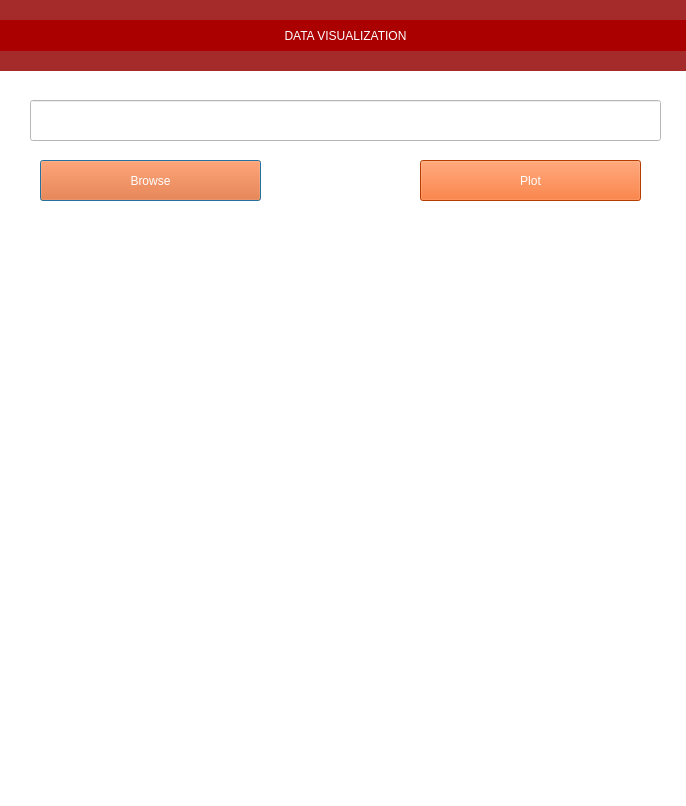
<?xml version="1.0" encoding="UTF-8"?>
<ui version="4.0">
 <class>Dialog</class>
 <widget class="QDialog" name="Dialog">
  <property name="geometry">
   <rect>
    <x>0</x>
    <y>0</y>
    <width>686</width>
    <height>806</height>
   </rect>
  </property>
  <property name="windowTitle">
   <string>Dialog</string>
  </property>
  <property name="styleSheet">
   <string notr="true">background-color: rgb(255, 255, 255);</string>
  </property>
  <widget class="QLabel" name="label">
   <property name="geometry">
    <rect>
     <x>0</x>
     <y>0</y>
     <width>701</width>
     <height>71</height>
    </rect>
   </property>
   <property name="styleSheet">
    <string notr="true">background-color:brown;</string>
   </property>
   <property name="text">
    <string/>
   </property>
  </widget>
  <widget class="QLabel" name="label_2">
   <property name="geometry">
    <rect>
     <x>0</x>
     <y>20</y>
     <width>691</width>
     <height>31</height>
    </rect>
   </property>
   <property name="styleSheet">
    <string notr="true">color:white;
background-color: rgb(170, 0, 0);
font: 75 20pt &quot;MS Shell Dlg 2&quot;;</string>
   </property>
   <property name="text">
    <string>DATA VISUALIZATION</string>
   </property>
   <property name="alignment">
    <set>Qt::AlignCenter</set>
   </property>
  </widget>
  <widget class="QLineEdit" name="inputfile">
   <property name="geometry">
    <rect>
     <x>30</x>
     <y>100</y>
     <width>631</width>
     <height>41</height>
    </rect>
   </property>
  </widget>
  <widget class="QPushButton" name="Browse">
   <property name="geometry">
    <rect>
     <x>40</x>
     <y>160</y>
     <width>221</width>
     <height>41</height>
    </rect>
   </property>
   <property name="styleSheet">
    <string notr="true">background-color: rgb(0, 0, 255);
background-color: rgb(255, 85, 0);
font: 75 22pt &quot;MS Sans Serif&quot;;
color: rgb(255, 255, 255);</string>
   </property>
   <property name="text">
    <string>Browse</string>
   </property>
  </widget>
  <widget class="QPushButton" name="Visualize">
   <property name="geometry">
    <rect>
     <x>420</x>
     <y>160</y>
     <width>221</width>
     <height>41</height>
    </rect>
   </property>
   <property name="styleSheet">
    <string notr="true">background-color: rgb(255, 85, 0);
font: 75 22pt &quot;MS Shell Dlg 2&quot;;
color: rgb(255, 255, 255);</string>
   </property>
   <property name="text">
    <string>Plot</string>
   </property>
  </widget>
  <widget class="QLabel" name="Image1">
   <property name="geometry">
    <rect>
     <x>30</x>
     <y>270</y>
     <width>640</width>
     <height>480</height>
    </rect>
   </property>
   <property name="text">
    <string/>
   </property>
  </widget>
 </widget>
 <resources/>
 <connections/>
</ui>
